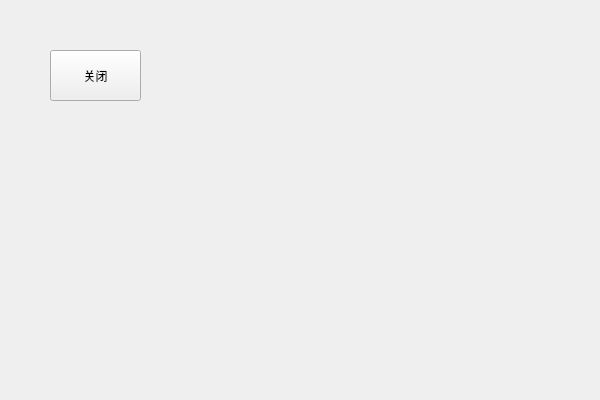
<?xml version="1.0" encoding="UTF-8"?>
<ui version="4.0">
 <class>WidgetClass</class>
 <widget class="QWidget" name="WidgetClass">
  <property name="geometry">
   <rect>
    <x>0</x>
    <y>0</y>
    <width>600</width>
    <height>400</height>
   </rect>
  </property>
  <property name="windowTitle">
   <string>Widget</string>
  </property>
  <widget class="QPushButton" name="closeBtn">
   <property name="geometry">
    <rect>
     <x>50</x>
     <y>50</y>
     <width>91</width>
     <height>51</height>
    </rect>
   </property>
   <property name="text">
    <string>关闭</string>
   </property>
  </widget>
 </widget>
 <layoutdefault spacing="6" margin="11"/>
 <resources>
  <include location="widget.qrc"/>
 </resources>
 <connections/>
</ui>
